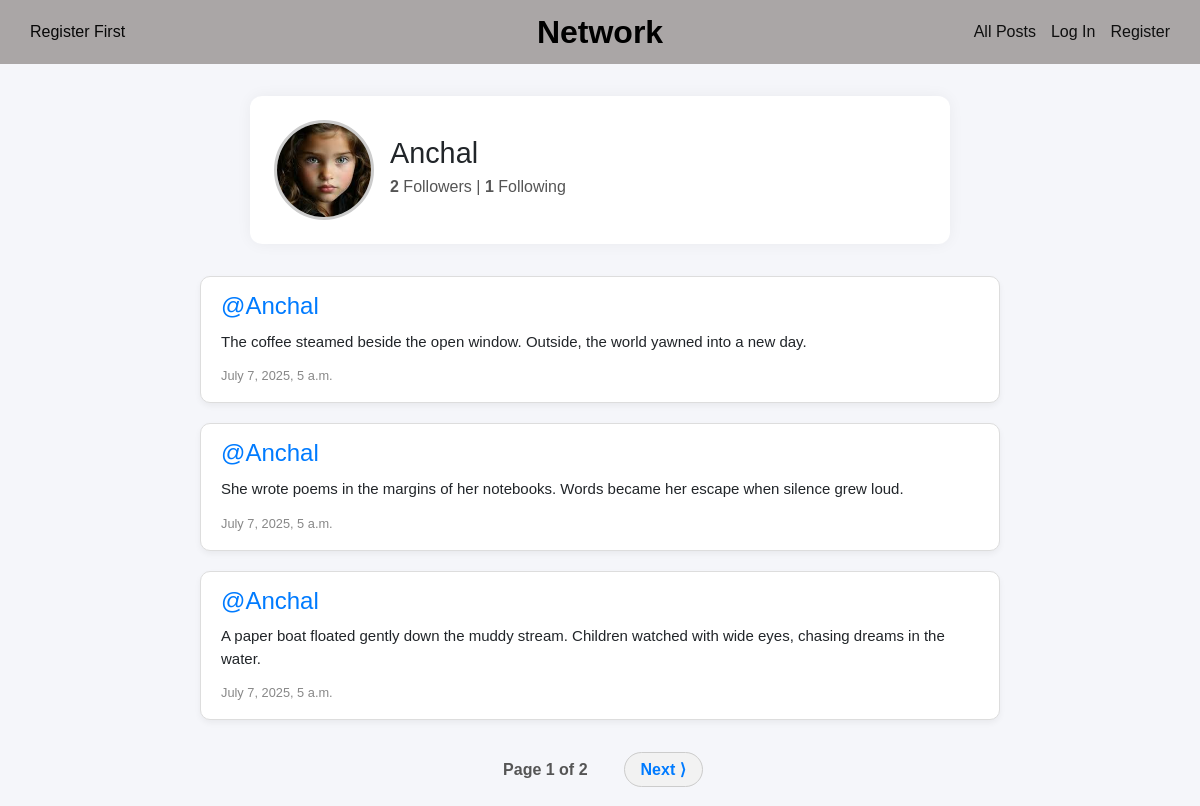
The page /profile/2 on the database its author committed.
### network/models.py (models this page shows, shortened)
class User(AbstractUser):
    pass

class Post(models.Model):
    content = models.CharField(max_length=140)
    user = models.ForeignKey(User, on_delete=models.CASCADE, related_name="author")
    date=models.DateTimeField(auto_now_add=True)

### network/views.py (the view)
# urls.py: path("profile/<int:user_id>",views.profile, name="profile"),
def profile(request, user_id):
    user = User.objects.get(pk=user_id)
    allPosts = Post.objects.filter(user=user).order_by("-id")
    if not hasattr(user, 'profile'):
        Profile.objects.create(user=user)
    if request.method == 'POST' and request.user == user:
        uploaded_image = request.FILES.get("profile_image")
        if uploaded_image:
            user.profile.image = uploaded_image
            user.profile.save()
            return redirect('profile', user_id=user.id)
    following = Follow.objects.filter(user=user)
    followers = Follow.objects.filter(user_follower=user)
    try:
        checkFollow = followers.filter(user=request.user)
        isFollowing = checkFollow.exists()
    except:
        isFollowing = False
    paginator = Paginator(allPosts, 3)
    page_number = request.GET.get('page')
    posts_of_the_page = paginator.get_page(page_number)
    return render(request, "network/profile.html", {
        "posts_of_the_page": posts_of_the_page,
        "username": user.username.title(),
        "following": following,
        "followers": followers,
        "isFollowing": isFollowing,
        "user_profile": user,
        "profile_image": user.profile.image.url if user.profile.image else None
    })

### network/templates/network/profile.html (shortened to what this page needs)
{% extends "network/layout.html" %}
{% block body %}
<div class="profile-container">
  <div class="profile-header">
    <img src="{{ profile_image|default:'/static/images/default-profile.png' }}" class="profile-pic" alt="{{ username }}'s Profile Picture">
    <div class="profile-info">
      <h2>{{ username }}</h2>
      <p><strong>{{ followers.count }}</strong> Followers | <strong>{{ following.count }}</strong> Following</p>
    </div>
  </div>
</div>
{% for post in posts_of_the_page %}
  <div class="post-card">
    <h4><a href="{% url 'profile' user_id=post.user.id %}">@{{ post.user }}</a></h4>
    <p>{{ post.content }}</p>
    <small>{{ post.date }}</small>
  </div>
{% empty %}
  <p class="no-posts">No posts yet.</p>
{% endfor %}
<div class="pagination">
  <ul class="pagination-list">
    <li class="current-page">Page {{ posts_of_the_page.number }} of {{ posts_of_the_page.paginator.num_pages }}</li>
    {% if posts_of_the_page.has_next %}
      <li><a class="pagination-btn" href="?page={{ posts_of_the_page.next_page_number }}">Next ⟩</a></li>
    {% endif %}
  </ul>
</div>
{% endblock %}

### network/static/network/styles.css (style rules this page uses)
body { margin: 0; font-family: Arial, sans-serif; background-color:#f5f6fa; }
.post-card { background-color: white; border: 1px solid #ddd; border-radius: 10px; padding: 15px; margin: 15px auto; width: 80%; box-shadow: 0 3px 6px rgba(0, 0, 0, 0.05); transition: transform 0.2s ease; }
.pagination { display: flex; justify-content: center; margin-top: 30px; }
.pagination-list { list-style: none; padding: 0; display: flex; gap: 10px; align-items: center; }
.pagination-btn { padding: 8px 16px; background-color: #f2f2f2; border: 1px solid #ccc; border-radius: 20px; text-decoration: none; color: #333; transition: background-color 0.2s ease; }
.current-page { padding: 8px 16px; font-weight: bold; color: #555; }
.profile-container { max-width: 700px; margin: 2rem auto; padding: 1.5rem; background-color: #fff; border-radius: 12px; box-shadow: 0 0 15px rgba(0, 0, 0, 0.05); }
.profile-header { display: flex; align-items: center; gap: 1rem; }
.profile-pic { width: 100px; height: 100px; border-radius: 50%; object-fit: cover; border: 3px solid #ccc; }
.profile-info h2 { margin: 0; font-size: 1.8rem; }
.profile-info p { margin: 0.3rem 0; color: #555; }
.post-card { background: #fff; border: 1px solid #ddd; border-radius: 10px; padding: 15px 20px; margin: 20px auto; max-width: 800px; }
.post-card h4 { margin: 0 0 10px; color: #007bff; }
.post-card p { font-size: 15px; margin-bottom: 10px; }
.post-card small { color: #888; }
.pagination { text-align: center; margin-top: 30px; }
.pagination a { margin: 0 10px; color: #007bff; text-decoration: none; font-weight: bold; }

### rows shown on the page
User: username "Anchal"
Post: user "Anchal", content "The coffee steamed beside the open window. Outside, the world yawned into a new day.", date "July 7, 2025, 5 a.m."
Post: user "Anchal", content "She wrote poems in the margins of her notebooks. Words became her escape when silence grew loud.", date "July 7, 2025, 5 a.m."
Post: user "Anchal", content "A paper boat floated gently down the muddy stream. Children watched with wide eyes, chasing dreams in the water.", date "July 7, 2025, 5 a.m."

### other values the page prints
{{ followers.count }} "2"
{{ following.count }} "1"
{{ posts_of_the_page.number }} "1"
{{ posts_of_the_page.paginator.num_pages }} "2"
